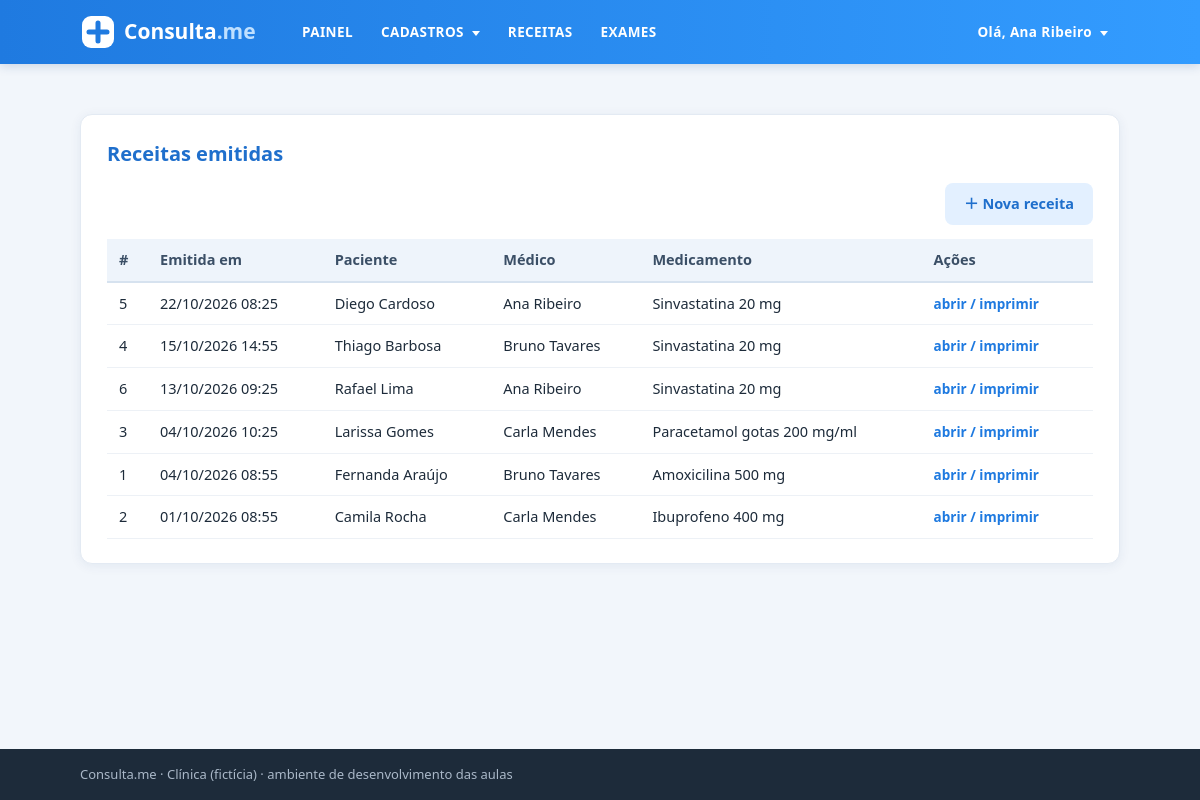
/receitas/ (signed in), run on the app's committed database.
### intranet/models.py (models this page shows, shortened)
class Receita(models.Model):
    consulta = models.ForeignKey(Consulta, on_delete=models.CASCADE, related_name='receitas')
    medicamento = models.CharField(max_length=120)
    posologia = models.CharField(max_length=200)   # dose e frequência (ex.: "1 comprimido de 8/8h por 7 dias")
    observacoes = models.TextField(blank=True)
    emitida_em = models.DateTimeField(default=timezone.now)
    assinatura = models.TextField(blank=True)
    certificado = models.TextField(blank=True)

class Consulta(models.Model):
    paciente_id = models.ForeignKey(Paciente, on_delete=models.CASCADE)
    medico_id = models.ForeignKey(Medico, on_delete=models.CASCADE)
    horario = models.DateTimeField(default=timezone.now)
    observacao = models.TextField(blank=True)   # anotações do atendimento
    status = models.CharField(
        default='A',
        max_length=1,
        choices=(
            ('A', 'Agendada'),
            ('X', 'Cancelada'),
            ('C', 'Confirmada'),
            ('R', 'Realizada')
        )
    )

class Paciente(models.Model):
    nome = models.CharField(max_length=50)
    sobrenome = models.CharField(max_length=50)
    email = models.EmailField()
    telefone = models.CharField(max_length=15)
    cpf = models.CharField(max_length=11)   # 11 dígitos, sem pontos e traço
    criacao_data = models.DateTimeField(default=timezone.now)
    mensagem = models.TextField(blank=True)
    ativo = models.BooleanField(default=True)
    imagem = models.ImageField(upload_to='img/%Y/%m', blank=True)
    def __str__(self):
        return f'{self.nome} {self.sobrenome}'

class Medico(models.Model):
    nome = models.CharField(max_length=30)
    sobrenome = models.CharField(max_length=30)
    email = models.EmailField()
    criacao_data = models.DateTimeField(default=timezone.now)
    telefone = models.CharField(max_length=15)
    crm = models.CharField(max_length=6)
    especialidade = models.CharField(max_length=20)
    ativo = models.BooleanField(default=True)
    mensagem = models.TextField(blank=True)
    imagem = models.ImageField(upload_to='img/%Y/%m', blank=True)
    usuario = models.OneToOneField(
        settings.AUTH_USER_MODEL,
        on_delete=models.SET_NULL,
        null=True, blank=True,
        related_name='medico',
    )
    def __str__(self):
        return f'{self.nome} {self.sobrenome}'

### intranet/views.py (the view)
# urls.py: path('receitas/', views.ReceitaListView.as_view(), name='receita-list'),
class ReceitaListView(LoginRequiredMixin, ListView):
    model = Receita
    template_name = 'intranet/receitas/listagem.html'
    context_object_name = 'receitas'
    def get_queryset(self):
        return (Receita.objects
                .select_related('consulta__paciente_id', 'consulta__medico_id')   # __ atravessa as FKs
                .order_by('-emitida_em'))

### intranet/templates/intranet/receitas/listagem.html (shortened to what this page needs)
{% extends 'intranet/base_logado.html' %}
{% block content %}
<main class="container">
  <section class="card">
    <h2 class="title">Receitas emitidas</h2>
    <div class="table-controls">
      <a href="{% url 'intranet:receita-create' %}" class="btn btn-tertiary">＋ Nova receita</a>
    </div>
    <table class="tabela">
      <thead><tr><th>#</th><th>Emitida em</th><th>Paciente</th><th>Médico</th><th>Medicamento</th><th>Ações</th></tr></thead>
      <tbody>
        {% for receita in receitas %}
        <tr>
          <td>{{ receita.pk }}</td>
          <td>{{ receita.emitida_em|date:"d/m/Y H:i" }}</td>
          <td>{{ receita.consulta.paciente_id }}</td>
          <td>{{ receita.consulta.medico_id }}</td>
          <td>{{ receita.medicamento }}</td>
          <td class="acoes"><a href="{% url 'intranet:receita-detalhe' receita.pk %}">abrir / imprimir</a></td>
        </tr>
        {% empty %}
        <tr><td colspan="6">Nenhuma receita emitida.</td></tr>
        {% endfor %}
      </tbody>
    </table>
  </section>
</main>
{% endblock %}

### intranet/templates/intranet/base_logado.html (shortened to what this page needs)
{% extends 'intranet/base.html' %}
{% load static %}
{% block header %}
<header class="header">
  <div class="container header-container">
    <a class="logo" href="{% url 'intranet:painel' %}">
      <img src="{% static 'intranet/assets/logo.svg' %}" alt="Consulta.me">
    </a>
    <nav class="main-nav">
      <ul class="nav-left">
        <li><a href="{% url 'intranet:painel' %}">PAINEL</a></li>
        <li class="dropdown">
          <a href="#">CADASTROS <i class="arrow-down"></i></a>
        </li>
        <li><a href="{% url 'intranet:receita-list' %}">RECEITAS</a></li>
        <li><a href="{% url 'intranet:exames' %}">EXAMES</a></li>
      </ul>
      <ul class="nav-right">
        <li class="dropdown">
          <a href="#">
            Olá, <span>{{ request.user.get_full_name|default:request.user.username }}</span> <i class="arrow-down"></i>
          </a>
        </li>
      </ul>
    </nav>
  </div>
</header>
{% endblock %}

### intranet/static/intranet/style.css (style rules this page uses)
* { box-sizing: border-box; margin: 0; padding: 0; }
body { font-family: 'Segoe UI', Helvetica, Arial, sans-serif; background: #f2f6fb; color: #1d2b3a; line-height: 1.5; min-height: 100vh; display: flex; flex-direction: column; }
a { color: #1f7ae0; text-decoration: none; }
.container { width: 100%; max-width: 1080px; margin: 0 auto; padding: 0 20px; }
main.container { flex: 1; padding-top: 28px; padding-bottom: 40px; }
.header { background: #339cff; background: linear-gradient(90deg, #1f7ae0, #339cff); box-shadow: 0 2px 10px rgba(20, 60, 120, .18); }
.header-container { display: flex; align-items: center; justify-content: space-between; min-height: 64px; gap: 20px; }
.logo img { display: block; height: 40px; }
.main-nav { display: flex; align-items: center; justify-content: space-between; flex: 1; gap: 20px; }
.main-nav ul { list-style: none; display: flex; align-items: center; gap: 4px; }
.main-nav > ul > li > a { display: block; padding: 20px 12px; color: #fff; font-weight: 600; font-size: 13.5px; letter-spacing: .03em; }
.arrow-down { display: inline-block; width: 0; height: 0; margin-left: 4px; vertical-align: middle; border-left: 4px solid transparent; border-right: 4px solid transparent; border-top: 5px solid #fff; }
.header .dropdown { position: relative; }
.card { background: #fff; border-radius: 12px; padding: 24px 26px; margin-top: 22px; box-shadow: 0 2px 12px rgba(20, 60, 120, .07); border: 1px solid #e3eaf3; }
.title { font-size: 20px; color: #1f6fcc; margin-bottom: 14px; }
.table-controls { display: flex; justify-content: flex-end; gap: 10px; margin-bottom: 14px; }
.tabela { width: 100%; border-collapse: collapse; font-size: 14.5px; }
.tabela th { text-align: left; background: #eef4fb; color: #3b4f66; font-weight: 600; padding: 10px 12px; border-bottom: 2px solid #d6e2ef; }
.tabela td { padding: 10px 12px; border-bottom: 1px solid #edf1f6; vertical-align: top; }
.acoes a { margin-right: 10px; font-weight: 600; font-size: 13.5px; }
.btn { display: inline-block; padding: 9px 18px; border-radius: 8px; border: 1px solid transparent; font-size: 14.5px; font-weight: 600; cursor: pointer; font-family: inherit; text-align: center; }
.btn-tertiary { background: #e3f0ff; color: #1f6fcc; }

### data on the page
Receita: pk "5", emitida_em "22/10/2026 08:25", consulta.paciente_id "Diego Cardoso", consulta.medico_id "Ana Ribeiro", medicamento "Sinvastatina 20 mg"
Receita: pk "4", emitida_em "15/10/2026 14:55", consulta.paciente_id "Thiago Barbosa", consulta.medico_id "Bruno Tavares", medicamento "Sinvastatina 20 mg"
Receita: pk "6", emitida_em "13/10/2026 09:25", consulta.paciente_id "Rafael Lima", consulta.medico_id "Ana Ribeiro", medicamento "Sinvastatina 20 mg"
Receita: pk "3", emitida_em "04/10/2026 10:25", consulta.paciente_id "Larissa Gomes", consulta.medico_id "Carla Mendes", medicamento "Paracetamol gotas 200 mg/ml"
Receita: pk "1", emitida_em "04/10/2026 08:55", consulta.paciente_id "Fernanda Araújo", consulta.medico_id "Bruno Tavares", medicamento "Amoxicilina 500 mg"
Receita: pk "2", emitida_em "01/10/2026 08:55", consulta.paciente_id "Camila Rocha", consulta.medico_id "Carla Mendes", medicamento "Ibuprofeno 400 mg"

### other printed values
{{ request.user.get_full_name|default:request.user.username }} "Ana Ribeiro"
